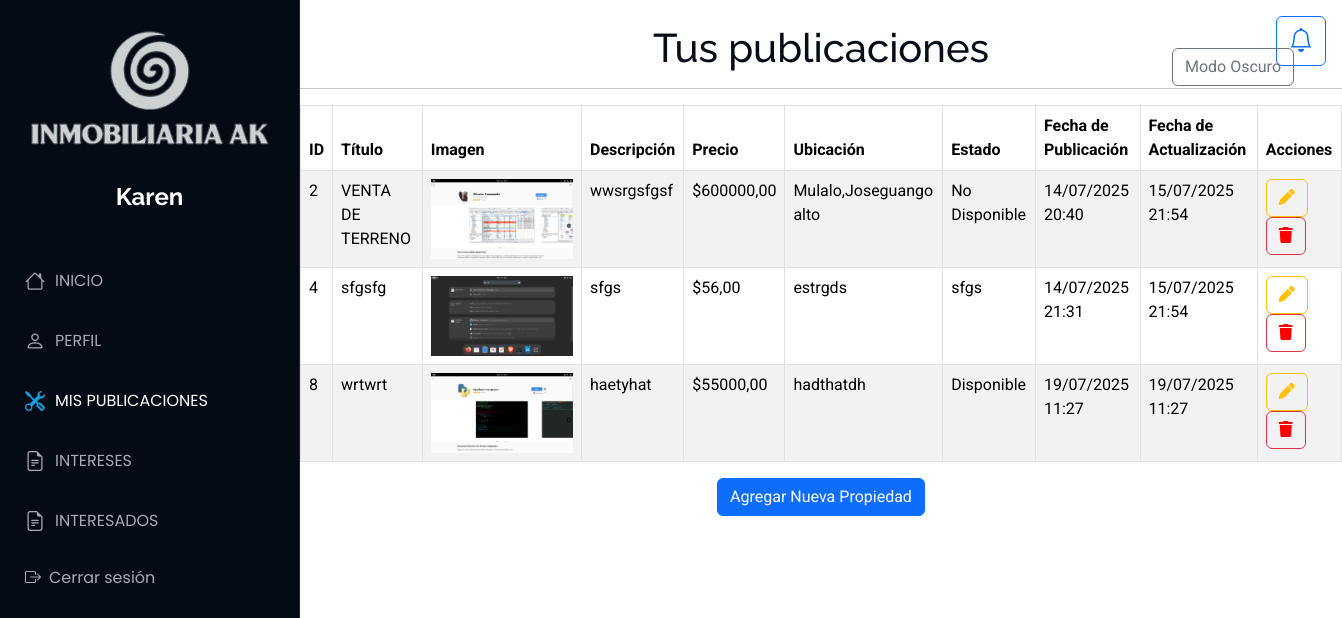
Before: /Publicaciones/iniciopu (signed in) with the older database file.
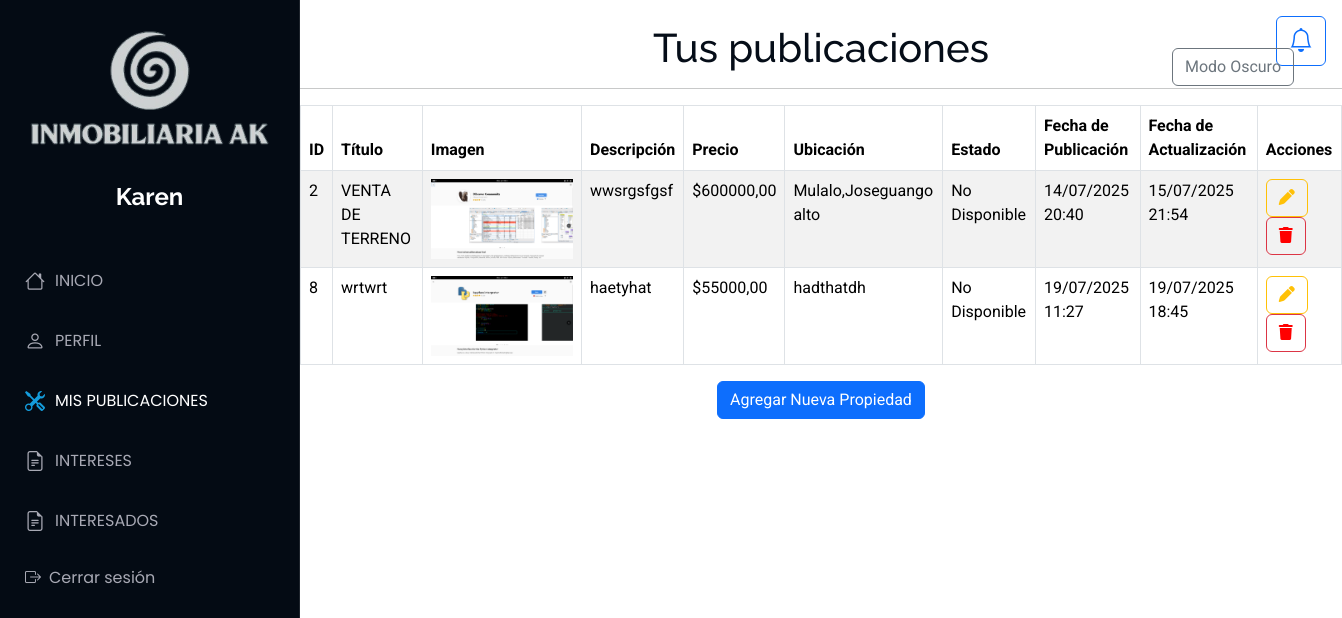
After: the same page with the newer database file.
### Aplicaciones/Publicaciones/models.py (models this page shows)
class Propiedad(models.Model):
    id_propiedad = models.AutoField(primary_key=True)
    titulo = models.CharField(max_length=200)
    imagen = models.FileField(upload_to='propiedades/')
    descripcion = models.TextField()
    precio = models.DecimalField(max_digits=12, decimal_places=2)
    ubicacion=models.CharField(max_length=200,null=True,blank=True)
    usuario = models.ForeignKey(Usuario, on_delete=models.CASCADE)
    latitud = models.DecimalField(max_digits=9, decimal_places=7)
    longitud = models.DecimalField(max_digits=10, decimal_places=7)
    estado = models.CharField(max_length=50)
    fecha_publicacion = models.DateTimeField(auto_now_add=True)
    fecha_actualizacion = models.DateTimeField(auto_now=True,null=True,blank=True)

### Aplicaciones/Publicaciones/views.py (the view)
# urls.py: path('iniciopu',views.inicio,name='iniciopu'),
def inicio(request):
    usuario_actual = Usuario.objects.get(id=request.session['usuario_id'])
    listado_propiedades = Propiedad.objects.filter(usuario=usuario_actual)
    return render(request, "iniciopu.html", {'propiedades': listado_propiedades})

### Aplicaciones/Publicaciones/templates/iniciopu.html (shortened to what this page needs)
{% extends 'plantilla.html' %}
{% load static %}
{% block body %}
<main>
    <br>
<h1 class="text-center">Tus publicaciones</h1>
<hr>
<table class="table table-bordered table-striped table-hover">
    <thead>
        <tr>
            <th>ID</th>
            <th>Título</th>
            <th>Imagen</th>
            <th>Descripción</th>
            <th>Precio</th>
            <th>Ubicación</th>
            <th>Estado</th>
            <th>Fecha de Publicación</th>
            <th>Fecha de Actualización</th>
            <th>Acciones</th>
        </tr>
    </thead>
    <tbody>
        {% for propiedad in propiedades %}
        <tr>
            <td>{{propiedad.id_propiedad}}</td>
            <td>{{ propiedad.titulo }}</td>
            <td>
                {% if propiedad.imagen %}
                    <img src="{{propiedad.imagen.url}}" alt="" height="80px">
                {% else %}
                    Ninguna
                {% endif %}
            </td>
            <td>{{ propiedad.descripcion|truncatewords:10 }}</td>
            <td>${{ propiedad.precio }}</td>
            <td>{{ propiedad.ubicacion }}</td>
            <td>{{ propiedad.estado }}</td>
            <td>{{ propiedad.fecha_publicacion|date:"d/m/Y H:i" }}</td>
            <td>{{ propiedad.fecha_actualizacion|date:"d/m/Y H:i" }}</td>
            <td>
                <a href="editarPropiedad/{{propiedad.id_propiedad}}" class="btn btn-outline-warning">
                    <i class="fa fa-pen"></i></a>
                <a style="color: red;" href="#" onclick="confirmarEliminacion('{{ propiedad.id_propiedad }}')" class="btn btn-outline-danger"><i class="fa fa-trash"></i></a>
            </td>
        </tr>
        {% endfor %}
    </tbody>
</table>
<div class="text-center">
    <a href="nuevaPropiedad" class="btn btn-primary">
        Agregar Nueva Propiedad
    </a>
</div>
<br>
<br>
</main>
{% endblock %}

Changed rows visible on the page:
removed Propiedad: id_propiedad "4", titulo "sfgsfg", imagen (picture), descripcion "sfgs", precio "56,00", ubicacion "estrgds", estado "sfgs", fecha_publicacion "14/07/2025 21:31", fecha_actualizacion "15/07/2025 21:54"
changed Propiedad "wrtwrt": estado "Disponible" → "No Disponible"; fecha_actualizacion "19/07/2025 11:27" → "19/07/2025 18:45"
